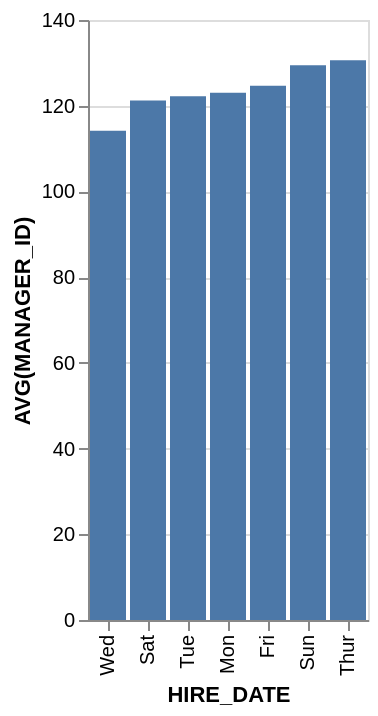

Write a Vega-Lite specification for this figure.
### Vega-Lite specification from a JSON file in a GitHub repository (floating-point values rounded to 4 significant figures)
{"data": {"values": [{"x_data": "Mon", "y_data": 123}, {"x_data": "Tue", "y_data": 122.2}, {"x_data": "Wed", "y_data": 114.2}, {"x_data": "Thur", "y_data": 130.6}, {"x_data": "Fri", "y_data": 124.7}, {"x_data": "Sat", "y_data": 121.2}, {"x_data": "Sun", "y_data": 129.5}]}, "mark": "bar", "encoding": {"x": {"field": "x_data", "type": "nominal", "title": "HIRE_DATE", "sort": {"op": "sum", "field": "y_data", "order": "ascending"}}, "y": {"field": "y_data", "type": "quantitative", "title": "AVG(MANAGER_ID)"}}}
